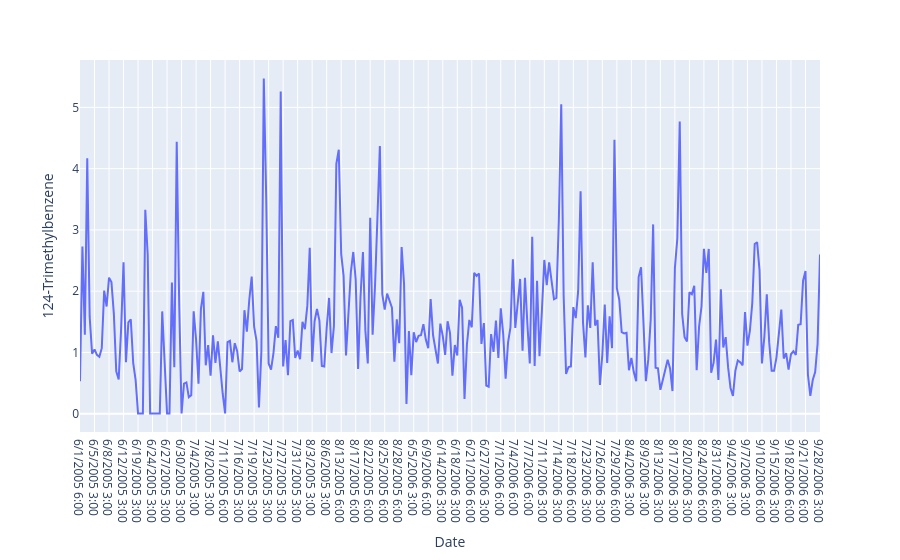
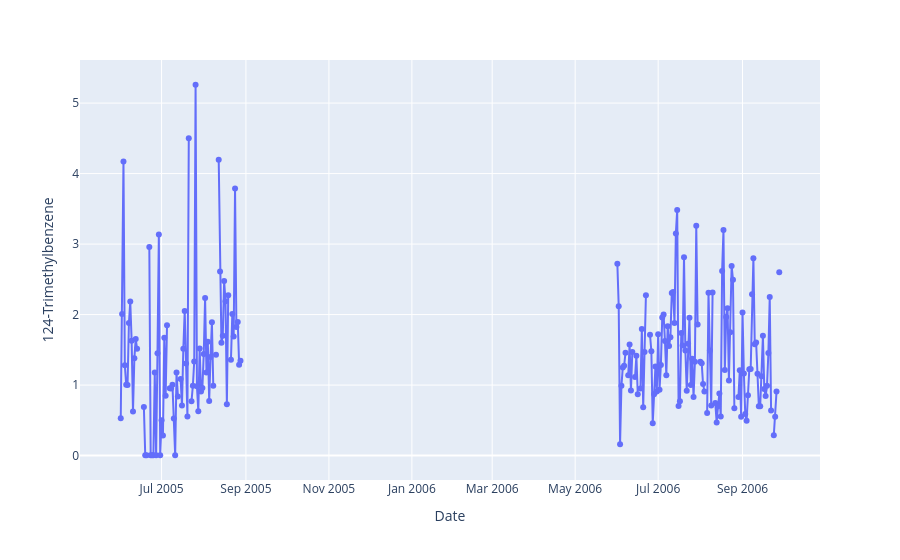

The code cell stored with these charts, in order, in its notebook:
### Code cell
fig7 = px.line(data_df2, y=feature_i, markers=True)
fig2.show()
fig7.show()

### Figure 1 — Plotly figure (JSON) as saved in the notebook; plotly's stock layout.template omitted (floating-point values rounded to 4 significant figures; data arrays with more than 128 entries replaced by an {"elided": "..."} marker saying what was removed)
{"data": [{"hovertemplate": "Date=%{x}<br>124-Trimethylbenzene=%{y}<extra></extra>", "legendgroup": "", "line": {"color": "#636efa", "dash": "solid"}, "marker": {"symbol": "circle"}, "mode": "lines", "name": "", "orientation": "v", "showlegend": false, "type": "scatter", "x": {"elided": "307 str values"}, "xaxis": "x", "y": {"elided": "307 float values"}, "yaxis": "y"}], "layout": {"autosize": true, "legend": {"tracegroupgap": 0}, "margin": {"t": 60}, "xaxis": {"anchor": "y", "autorange": true, "domain": [0, 1], "range": [0, 306], "title": {"text": "Date"}, "type": "category"}, "yaxis": {"anchor": "x", "autorange": true, "domain": [0, 1], "range": [-0.2986, 5.774], "title": {"text": "124-Trimethylbenzene"}, "type": "linear"}}}

### Figure 2 — Plotly figure (JSON) as saved in the notebook; plotly's stock layout.template omitted (floating-point values rounded to 4 significant figures; data arrays with more than 128 entries replaced by an {"elided": "..."} marker saying what was removed)
{"data": [{"hovertemplate": "Date=%{x}<br>124-Trimethylbenzene=%{y}<extra></extra>", "legendgroup": "", "line": {"color": "#636efa", "dash": "solid"}, "marker": {"symbol": "circle"}, "mode": "lines+markers", "name": "", "orientation": "v", "showlegend": false, "type": "scatter", "x": {"elided": "485 str values"}, "xaxis": "x", "y": {"elided": "485 float values"}, "yaxis": "y"}], "layout": {"autosize": true, "legend": {"tracegroupgap": 0}, "margin": {"t": 60}, "xaxis": {"anchor": "y", "autorange": true, "domain": [0, 1], "range": ["2005-05-04 02:30:14.827", "2006-10-25 21:29:45.173"], "title": {"text": "Date"}, "type": "date"}, "yaxis": {"anchor": "x", "autorange": true, "domain": [0, 1], "range": [-0.4019, 5.667], "title": {"text": "124-Trimethylbenzene"}, "type": "linear"}}}
